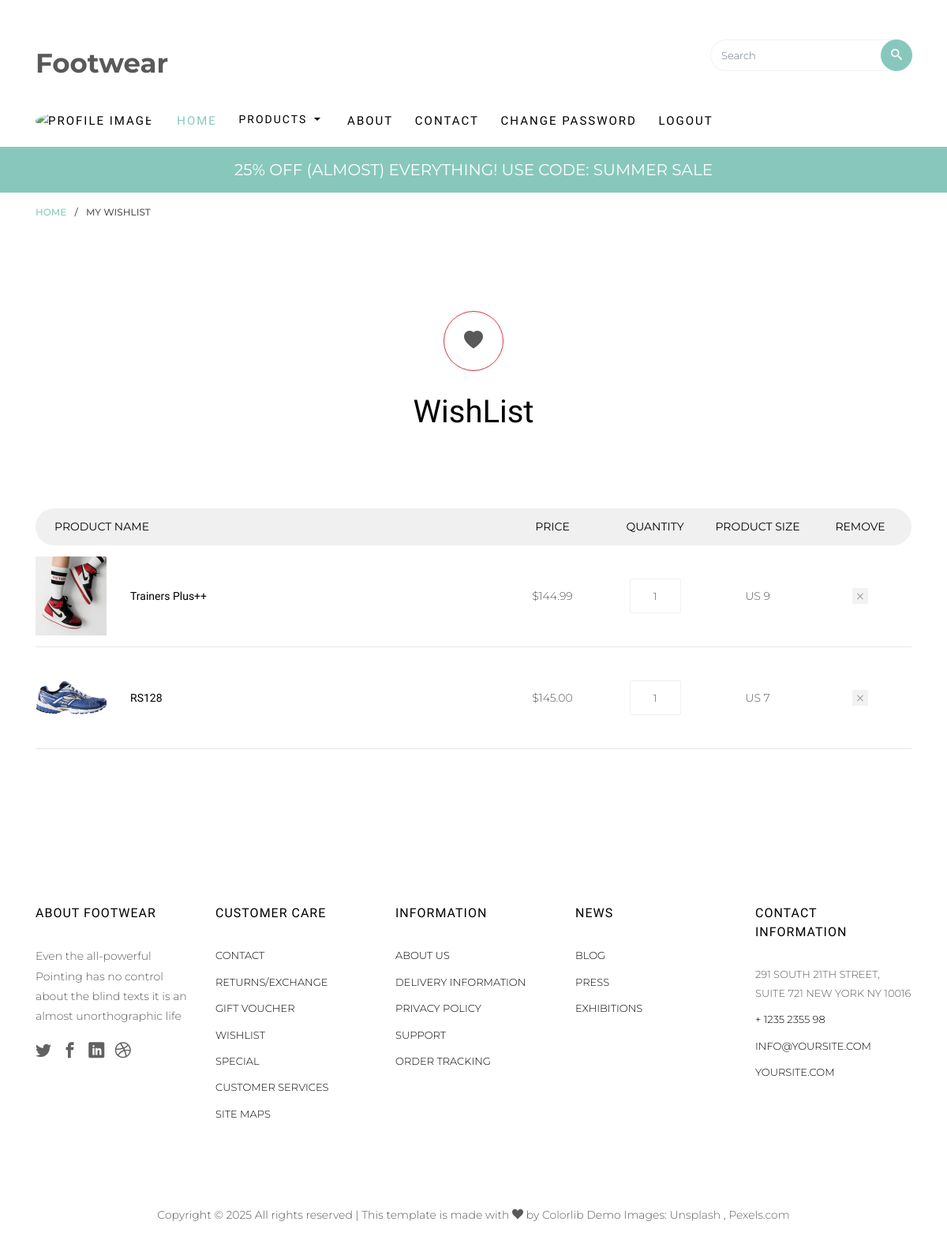
Screenshot of /wishlist/ (signed in) with the database file from the repository.
### myapp2/models.py (models this page shows, shortened)
class Wishlist(models.Model):
    user = models.ForeignKey(User, on_delete=models.CASCADE)
    product = models.ForeignKey(Product, on_delete=models.CASCADE)
    ttime = models.DateTimeField(default=timezone.now)

class Product(models.Model):
    CATEGORY_CHOICES = [
        ("Running", "Running"),
        ("Casual", "Casual"),
        ("Formal", "Formal"),
        ("Sports", "Sports"),
        ("Sneakers", "Sneakers"),
    ]
    SIZE_CHOICES = [
        ("US 7", "US 7"),
        ("US 8", "US 8"),
        ("US 9", "US 9"),
        ("US 10", "US 10"),
        ("EU 40", "EU 40"),
        ("EU 42", "EU 42"),
    ]
    BRAND_CHOICES = [
        ("Nike", "Nike"),
        ("Adidas", "Adidas"),
        ("Puma", "Puma"),
        ("Reebok", "Reebok"),
    ]
    seller = models.ForeignKey(User, on_delete=models.CASCADE)
    pname = models.CharField(max_length=100)
    desc = models.TextField()
    brand = models.CharField(max_length=50, choices=BRAND_CHOICES)
    price = models.DecimalField(max_digits=10, decimal_places=2)
    size = models.CharField(max_length=10, choices=SIZE_CHOICES)
    category = models.CharField(max_length=50, choices=CATEGORY_CHOICES)
    pimage = models.ImageField(upload_to="shoes/")

### myapp2/views.py (the view)
# urls.py: path("wishlist/", views.wishlist, name="wishlist"),
def wishlist(request):
    user = User.objects.get(email=request.session["email"])
    wishlist = Wishlist.objects.filter(user=user)
    return render(request, "wishlist.html", {"wish": wishlist})

### myapp2/templates/wishlist.html (shortened to what this page needs)
<!DOCTYPE HTML>
{% extends "header.html" %}
{% load static %}
{% block content %}
<div class="breadcrumbs">
	<div class="container">
		<div class="row">
			<div class="col">
				<p class="bread"><span><a href="index.html">Home</a></span> / <span>My Wishlist</span></p>
			</div>
		</div>
	</div>
</div>
<div class="colorlib-product">
	<div class="container">
		<div class="row row-pb-lg">
			<div class="process mx-auto text-center">
				<p>
					<span class="border border-3 rounded-pill border-danger"><i class="bi bi-heart-fill"
							style="font-size: 1.5rem;"></i></span>
				</p>
				<h1>WishList</h1>
			</div>
		</div>
		<div class="row row-pb-lg">
			<div class="col-md-12">
				<div class="product-name d-flex">
					<div class="one-forth text-left px-4">
						<span>Product Name</span>
					</div>
					<div class="one-eight text-center">
						<span>Price</span>
					</div>
					<div class="one-eight text-center">
						<span>Quantity</span>
					</div>
					<div class="one-eight text-center">
						<span>Product Size</span>
					</div>
					<div class="one-eight text-center px-4">
						<span>Remove</span>
					</div>
				</div>
				{% for i in wish %}
				<div class="product-cart d-flex">
					<div class="one-forth">
						<div class="product-img" style="background-image: url({{i.product.pimage.url}});">
						</div>
						<div class="display-tc">
							<h3>{{i.product.pname}}</h3>
						</div>
					</div>
					<div class="one-eight text-center">
						<div class="display-tc">
							<span class="price">${{i.product.price}}</span>
						</div>
					</div>
					<div class="one-eight text-center">
						<div class="display-tc">
							<input type="text" id="quantity" name="quantity"
								class="form-control input-number text-center" value="1" min="1" max="100">
						</div>
					</div>
					<div class="one-eight text-center">
						<div class="display-tc">
							<span class="price">{{i.product.size}}</span>
						</div>
					</div>
					<div class="one-eight text-center">
						<div class="display-tc">
							<a href="{% url 'deletewish' pk=i.product.pk %}" class="closed">
							</a>
						</div>
					</div>
				</div>
				{% endfor %}
			</div>
		</div>
	</div>
{% endblock %}

### rows the page displays
Wishlist: product.pimage (picture), product.pname "Trainers Plus++", product.price "144.99", product.size "US 9"
Wishlist: product.pimage (picture), product.pname "RS128", product.price "145.00", product.size "US 7"
